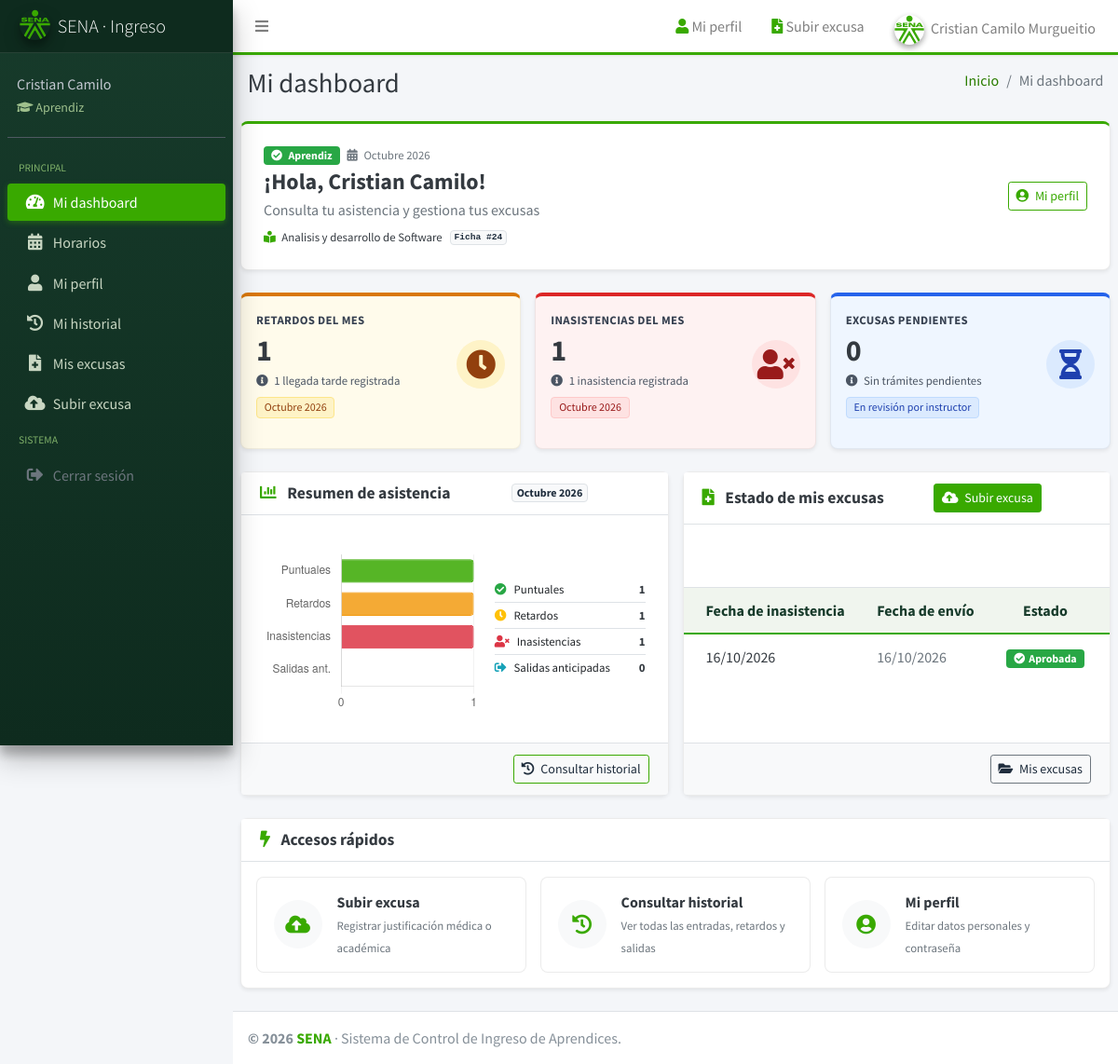
Screenshot of /views/aprendiz/dashboard.php (signed in) with the database file from the repository.
### tables this page shows
CREATE TABLE `aprendiz` (
  `id_aprendiz` int(11) NOT NULL AUTO_INCREMENT,
  `codigo_rfid` varchar(50) NOT NULL,
  `fk_ficha` int(11) NOT NULL,
  `fk_usuario` int(11) NOT NULL,
  PRIMARY KEY (`id_aprendiz`),
  UNIQUE KEY `codigo_rfid` (`codigo_rfid`),
  UNIQUE KEY `fk_usuario` (`fk_usuario`),
  KEY `fk_aprendiz_ficha` (`fk_ficha`),
  CONSTRAINT `fk_aprendiz_ficha` FOREIGN KEY (`fk_ficha`) REFERENCES `ficha` (`id_ficha`) ON UPDATE CASCADE,
  CONSTRAINT `fk_aprendiz_usuario` FOREIGN KEY (`fk_usuario`) REFERENCES `usuario` (`id_usuario`) ON UPDATE CASCADE
);

CREATE TABLE `ficha` (
  `id_ficha` int(11) NOT NULL AUTO_INCREMENT,
  `nombre_programa` varchar(100) NOT NULL,
  `jornada` varchar(45) NOT NULL,
  `ambiente_principal` varchar(100) DEFAULT NULL,
  `fk_usuario` int(11) NOT NULL,
  PRIMARY KEY (`id_ficha`),
  KEY `fk_ficha_usuario` (`fk_usuario`),
  CONSTRAINT `fk_ficha_usuario` FOREIGN KEY (`fk_usuario`) REFERENCES `usuario` (`id_usuario`) ON UPDATE CASCADE
);

CREATE TABLE `excusa` (
  `id_excusa` int(11) NOT NULL AUTO_INCREMENT,
  `archivo` varchar(450) NOT NULL,
  `observacion` varchar(450) DEFAULT NULL,
  `estado` varchar(45) NOT NULL,
  `fecha_subida` date NOT NULL,
  `fecha_revision` date DEFAULT NULL,
  `fk_asistencia` int(11) NOT NULL,
  `fk_usuario_instructor` int(11) DEFAULT NULL,
  PRIMARY KEY (`id_excusa`),
  UNIQUE KEY `uq_excusa_asistencia` (`fk_asistencia`),
  KEY `fk_excusa_instructor` (`fk_usuario_instructor`),
  CONSTRAINT `fk_excusa_asistencia` FOREIGN KEY (`fk_asistencia`) REFERENCES `asistencia` (`id_asistencia`) ON UPDATE CASCADE,
  CONSTRAINT `fk_excusa_instructor` FOREIGN KEY (`fk_usuario_instructor`) REFERENCES `usuario` (`id_usuario`) ON UPDATE CASCADE
);

CREATE TABLE `asistencia` (
  `id_asistencia` int(11) NOT NULL AUTO_INCREMENT,
  `fecha_asistencia` date NOT NULL,
  `entrada` datetime DEFAULT NULL,
  `salida` datetime DEFAULT NULL,
  `estado_entrada` varchar(45) DEFAULT NULL,
  `estado_salida` varchar(45) DEFAULT NULL,
  `minutos_retardo` int(11) NOT NULL DEFAULT 0,
  `minutos_salida_anticipada` int(11) NOT NULL DEFAULT 0,
  `fk_aprendiz` int(11) NOT NULL,
  `fk_sesion_jornada` int(11) DEFAULT NULL,
  PRIMARY KEY (`id_asistencia`),
  UNIQUE KEY `uq_asistencia_aprendiz_fecha` (`fk_aprendiz`,`fecha_asistencia`),
  KEY `idx_asistencia_sesion` (`fk_sesion_jornada`)
);

### views/aprendiz/dashboard.php (the view, shortened to what the rows shown need)
<?php
$conexion = (new Conexion())->conectar();
$idUsuario = (int)($_SESSION['aprendiz']['id_usuario'] ?? 0);
$consultaDatosAprendiz = $conexion->prepare(
    "SELECT aprendiz.id_aprendiz, ficha.id_ficha, ficha.nombre_programa
     FROM aprendiz
     LEFT JOIN ficha ON aprendiz.fk_ficha = ficha.id_ficha
     WHERE aprendiz.fk_usuario = :id_usuario
     LIMIT 1"
);
$consultaDatosAprendiz->bindValue(':id_usuario', $idUsuario, PDO::PARAM_INT);
$consultaDatosAprendiz->execute();
$datosAprendiz = $consultaDatosAprendiz->fetch(PDO::FETCH_ASSOC) ?: [];
$consultaResumen = $conexion->prepare(
    "SELECT
        SUM(CASE WHEN asistencia.estado_entrada = 'PUNTUAL' THEN 1 ELSE 0 END) AS puntuales,
        SUM(CASE WHEN asistencia.estado_entrada = 'RETARDO' THEN 1 ELSE 0 END) AS retardos,
        SUM(CASE WHEN asistencia.estado_entrada = 'INASISTENCIA' THEN 1 ELSE 0 END) AS inasistencias,
        SUM(CASE WHEN asistencia.estado_salida = 'SALIDA_ANTICIPADA' THEN 1 ELSE 0 END) AS salidas_tempranas
     FROM asistencia
     INNER JOIN aprendiz ON asistencia.fk_aprendiz = aprendiz.id_aprendiz
     WHERE aprendiz.fk_usuario = :id_usuario
       AND YEAR(asistencia.fecha_asistencia) = YEAR(CURDATE())
       AND MONTH(asistencia.fecha_asistencia) = MONTH(CURDATE())"
);
$consultaResumen->bindValue(':id_usuario', $idUsuario, PDO::PARAM_INT);
$consultaResumen->execute();
$resumenMes = $consultaResumen->fetch(PDO::FETCH_ASSOC) ?: [];
$puntualesMes        = (int)($resumenMes['puntuales'] ?? 0);
$retardosMes         = (int)($resumenMes['retardos'] ?? 0);
$inasistenciasMes    = (int)($resumenMes['inasistencias'] ?? 0);
$salidasTempranasMes = (int)($resumenMes['salidas_tempranas'] ?? 0);
$totalRegistrosMes   = $puntualesMes + $retardosMes + $inasistenciasMes + $salidasTempranasMes;
$consultaExcusas = $conexion->prepare(
    "SELECT asistencia.fecha_asistencia, excusa.fecha_subida, excusa.estado
     FROM excusa
     INNER JOIN asistencia ON excusa.fk_asistencia = asistencia.id_asistencia
     INNER JOIN aprendiz ON asistencia.fk_aprendiz = aprendiz.id_aprendiz
     WHERE aprendiz.fk_usuario = :id_usuario
     ORDER BY excusa.fecha_subida DESC, excusa.id_excusa DESC
     LIMIT 5"
);
$consultaExcusas->bindValue(':id_usuario', $idUsuario, PDO::PARAM_INT);
$consultaExcusas->execute();
$excusasAprendiz = $consultaExcusas->fetchAll(PDO::FETCH_ASSOC) ?: [];
$nombreSaludo = trim($_SESSION['aprendiz']['nombre'] ?? '');
?>
<div class="card card-outline card-success mb-4 shadow-sm dash-apr-card">
  <div class="card-body p-4">
    <div class="d-flex flex-column flex-md-row align-items-md-center justify-content-between">
      <div class="mb-3 mb-md-0">
        <h2 class="h4 font-weight-bold mb-1 text-dark text-break">
          ¡Hola, <?= htmlspecialchars($nombreSaludo) ?>!
        </h2>
        <?php if (!empty($datosAprendiz['nombre_programa'])): ?>
          <div class="mt-2 text-muted small d-flex flex-wrap align-items-center">
            <span class="mr-2"><i class="fas fa-book-reader mr-1 text-sena"></i> <span class="font-weight-medium text-dark text-break"><?= htmlspecialchars($datosAprendiz['nombre_programa']) ?></span></span>
            <?php if (!empty($datosAprendiz['id_ficha'])): ?>
              <span class="badge badge-light border text-monospace">Ficha #<?= htmlspecialchars((string)$datosAprendiz['id_ficha']) ?></span>
            <?php endif; ?>
          </div>
        <?php endif; ?>
      </div>
    </div>
  </div>
</div>
<div class="row">
  <div class="col-lg-6 col-12 mb-4">
    <div class="card h-100 shadow-sm dash-apr-card">
      <div class="card-body p-0 d-flex flex-column justify-content-center">
        <?php if (empty($excusasAprendiz)): ?>
          <div class="text-center py-4 px-3 my-auto">
            <div class="mb-3 text-muted">
              <i class="fas fa-file-medical fa-3x"></i>
            </div>
            <h4 class="h6 font-weight-bold text-dark mb-1">Aún no has enviado excusas</h4>
            <p class="text-muted small mb-3">Si tienes inasistencias justificadas por incapacidad médica u otra causa válida, puedes registrar tu excusa para revisión del instructor.</p>
            <a href="<?= RUTA_BASE ?>views/aprendiz/excusas/create.php" class="btn btn-sm btn-outline-success">
              <i class="fas fa-cloud-upload-alt mr-1"></i> Subir excusa
            </a>
          </div>
        <?php else: ?>
          <div class="table-responsive">
            <table class="table table-hover mb-0">
              <thead class="bg-light">
                <tr>
                  <th scope="col" class="pl-4">Fecha de inasistencia</th>
                  <th scope="col">Fecha de envío</th>
                  <th scope="col" class="pr-4 text-center">Estado</th>
                </tr>
              </thead>
              <tbody>
                <?php foreach ($excusasAprendiz as $excusa): ?>
                  <?php
                    $estadoValor = strtoupper(trim((string)$excusa['estado']));
                    $badgeClase  = 'badge-secondary';
                    $iconoEstado = 'fa-info-circle';
                    $textoEstado = 'Registrada';
                    if ($estadoValor === 'PENDIENTE') {
                        $badgeClase  = 'badge-warning text-dark';
                        $iconoEstado = 'fa-clock';
                        $textoEstado = 'Pendiente';
                    } elseif ($estadoValor === 'APROBADA') {
                        $badgeClase  = 'badge-success';
                        $iconoEstado = 'fa-check-circle';
                        $textoEstado = 'Aprobada';
                    } elseif ($estadoValor === 'RECHAZADA') {
                        $badgeClase  = 'badge-danger';
                        $iconoEstado = 'fa-times-circle';
                        $textoEstado = 'Rechazada';
                    }
                    $fInasistencia = !empty($excusa['fecha_asistencia']) ? date('d/m/Y', strtotime($excusa['fecha_asistencia'])) : 'N/A';
                    $fEnvio        = !empty($excusa['fecha_subida']) ? date('d/m/Y', strtotime($excusa['fecha_subida'])) : 'N/A';
                  ?>
                  <tr>
                    <td class="pl-4 font-weight-medium text-dark"><?= htmlspecialchars($fInasistencia) ?></td>
                    <td class="text-muted"><?= htmlspecialchars($fEnvio) ?></td>
                    <td class="pr-4 text-center">
                      <span class="badge <?= $badgeClase ?> px-2 py-1">
                        <i class="fas <?= $iconoEstado ?> mr-1"></i><?= htmlspecialchars($textoEstado) ?>
                      </span>
                    </td>
                  </tr>
                <?php endforeach; ?>
              </tbody>
            </table>
          </div>
        <?php endif; ?>
      </div>
    </div>
  </div>
</div>
<?php if ($totalRegistrosMes > 0): ?>
<script>
document.addEventListener('DOMContentLoaded', function () {
  var canvasElem = document.getElementById('graficoAsistenciaAprendiz');
  if (canvasElem && typeof Chart !== 'undefined') {
    new Chart(canvasElem, {
      type: 'bar',
      data: {
        labels: ['Puntuales', 'Retardos', 'Inasistencias', 'Salidas ant.'],
        datasets: [{
          label: 'Registros',
          data: [<?= $puntualesMes ?>, <?= $retardosMes ?>, <?= $inasistenciasMes ?>, <?= $salidasTempranasMes ?>],
          backgroundColor: [
            'rgba(57, 169, 0, 0.85)',
            'rgba(243, 156, 18, 0.85)',
            'rgba(220, 53, 69, 0.85)',
            'rgba(23, 162, 184, 0.85)'
          ],
          borderColor: [
            '#39a900',
            '#f39c12',
            '#dc3545',
            '#17a2b8'
          ],
          borderWidth: 1,
          borderRadius: 4
        }]
      },
      options: {
        indexAxis: 'y',
        responsive: true,
        maintainAspectRatio: false,
        plugins: {
          legend: {
            display: false
          },
          tooltip: {
            callbacks: {
              label: function (ctx) {
                var v = ctx.raw || 0;
                return ' ' + v + (v === 1 ? ' registro' : ' registros');
              }
            }
          }
        },
        scales: {
          x: {
            beginAtZero: true,
            ticks: {
              precision: 0,
              stepSize: 1
            },
            grid: {
              color: 'rgba(0, 0, 0, 0.05)'
            }
          },
          y: {
            grid: {
              display: false
            }
          }
        }
      }
    });
  }
});
</script>
<?php endif; ?>
<?php
include __DIR__ . '/../layouts/layout_aprendiz.php';

### rows the page displays
aprendiz: fk_ficha.nombre_programa "Analisis y desarrollo de Software", fk_ficha.id_ficha "24"
excusa: fk_asistencia.fecha_asistencia "16/10/2026", fecha_subida "16/10/2026", estado "Aprobada"

### other values shown
$enlace['texto'] "Mi perfil"
$enlace['texto'] "Subir excusa"
$nombreUsuarioActual "Cristian Camilo Murgueitio"
$nombreUsuarioActual "Cristian Camilo"
$nombreRolActual "Aprendiz"
$item['texto'] "PRINCIPAL"
$item['texto'] "Mi dashboard"
$item['texto'] "Horarios"
$item['texto'] "Mi perfil"
$item['texto'] "Mi historial"
$item['texto'] "Mis excusas"
$item['texto'] "Subir excusa"
$item['texto'] "SISTEMA"
$item['texto'] "Cerrar sesión"
$paginaTitulo "Mi dashboard"
